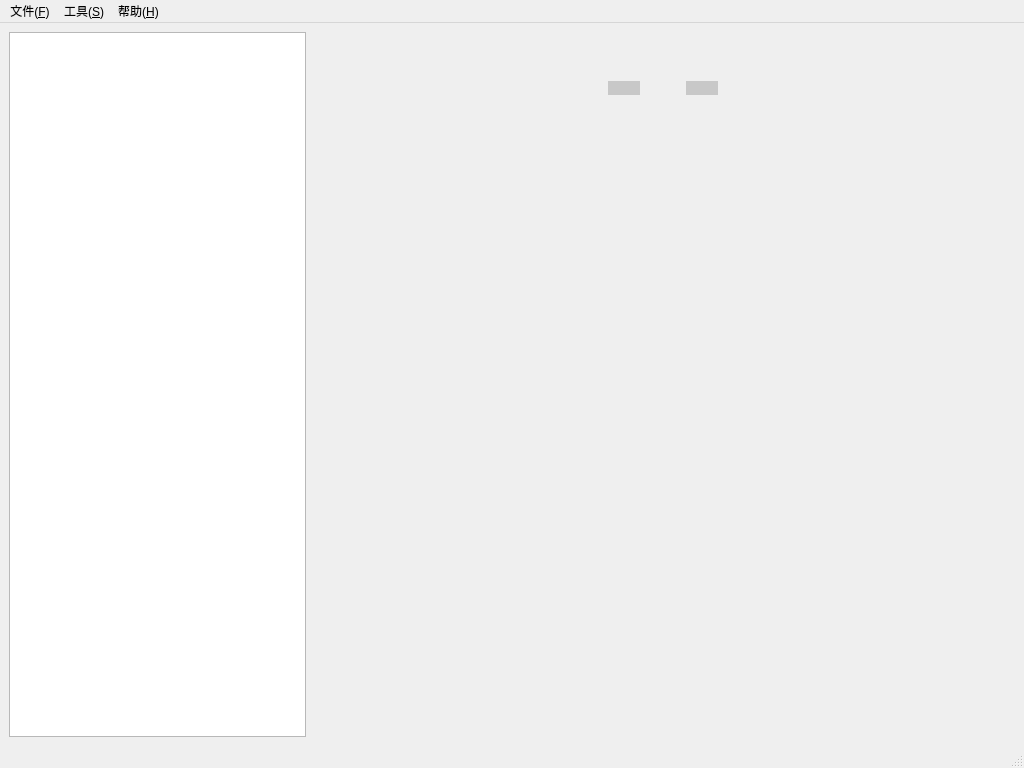
<?xml version="1.0" encoding="UTF-8"?>
<ui version="4.0">
 <class>MainWindow</class>
 <widget class="QMainWindow" name="MainWindow">
  <property name="enabled">
   <bool>true</bool>
  </property>
  <property name="geometry">
   <rect>
    <x>0</x>
    <y>0</y>
    <width>1024</width>
    <height>768</height>
   </rect>
  </property>
  <property name="sizePolicy">
   <sizepolicy hsizetype="Fixed" vsizetype="Fixed">
    <horstretch>0</horstretch>
    <verstretch>0</verstretch>
   </sizepolicy>
  </property>
  <property name="cursor">
   <cursorShape>ArrowCursor</cursorShape>
  </property>
  <property name="windowTitle">
   <string>QEMU-GUI</string>
  </property>
  <property name="toolButtonStyle">
   <enum>Qt::ToolButtonIconOnly</enum>
  </property>
  <property name="animated">
   <bool>true</bool>
  </property>
  <widget class="QWidget" name="centralwidget">
   <layout class="QGridLayout" name="gridLayout">
    <item row="1" column="1">
     <spacer name="horizontalSpacer_3">
      <property name="orientation">
       <enum>Qt::Horizontal</enum>
      </property>
      <property name="sizeHint" stdset="0">
       <size>
        <width>40</width>
        <height>20</height>
       </size>
      </property>
     </spacer>
    </item>
    <item row="0" column="2">
     <spacer name="verticalSpacer_2">
      <property name="orientation">
       <enum>Qt::Vertical</enum>
      </property>
      <property name="sizeType">
       <enum>QSizePolicy::Fixed</enum>
      </property>
      <property name="sizeHint" stdset="0">
       <size>
        <width>20</width>
        <height>40</height>
       </size>
      </property>
     </spacer>
    </item>
    <item row="2" column="2">
     <spacer name="verticalSpacer">
      <property name="orientation">
       <enum>Qt::Vertical</enum>
      </property>
      <property name="sizeType">
       <enum>QSizePolicy::MinimumExpanding</enum>
      </property>
      <property name="sizeHint" stdset="0">
       <size>
        <width>20</width>
        <height>40</height>
       </size>
      </property>
     </spacer>
    </item>
    <item row="0" column="0" rowspan="3">
     <widget class="QListView" name="listView">
      <property name="sizePolicy">
       <sizepolicy hsizetype="Expanding" vsizetype="Expanding">
        <horstretch>0</horstretch>
        <verstretch>0</verstretch>
       </sizepolicy>
      </property>
     </widget>
    </item>
    <item row="1" column="3">
     <spacer name="horizontalSpacer_4">
      <property name="orientation">
       <enum>Qt::Horizontal</enum>
      </property>
      <property name="sizeHint" stdset="0">
       <size>
        <width>40</width>
        <height>20</height>
       </size>
      </property>
     </spacer>
    </item>
    <item row="1" column="2">
     <layout class="QHBoxLayout" name="horizontalLayout">
      <item>
       <widget class="QPushButton" name="creat_button">
        <property name="enabled">
         <bool>true</bool>
        </property>
        <property name="sizePolicy">
         <sizepolicy hsizetype="Fixed" vsizetype="Fixed">
          <horstretch>0</horstretch>
          <verstretch>0</verstretch>
         </sizepolicy>
        </property>
        <property name="styleSheet">
         <string notr="true">QPushButton {
	border-radius: 10px;
    background-color: rgb(200, 200, 200);
}

QPushButton:pressed {
	background-color:rgb(180, 180, 180);
}

QPushButton:hover {
    border: 3px solid;
}</string>
        </property>
        <property name="icon">
         <iconset>
          <normaloff>../img/create.png</normaloff>../img/create.png</iconset>
        </property>
        <property name="iconSize">
         <size>
          <width>128</width>
          <height>128</height>
         </size>
        </property>
        <property name="checkable">
         <bool>false</bool>
        </property>
        <property name="checked">
         <bool>false</bool>
        </property>
        <property name="autoDefault">
         <bool>false</bool>
        </property>
       </widget>
      </item>
      <item>
       <spacer name="horizontalSpacer">
        <property name="orientation">
         <enum>Qt::Horizontal</enum>
        </property>
        <property name="sizeType">
         <enum>QSizePolicy::Fixed</enum>
        </property>
        <property name="sizeHint" stdset="0">
         <size>
          <width>40</width>
          <height>20</height>
         </size>
        </property>
       </spacer>
      </item>
      <item>
       <widget class="QPushButton" name="open_button">
        <property name="sizePolicy">
         <sizepolicy hsizetype="Fixed" vsizetype="Fixed">
          <horstretch>0</horstretch>
          <verstretch>0</verstretch>
         </sizepolicy>
        </property>
        <property name="styleSheet">
         <string notr="true">QPushButton {
	border-radius: 10px;
    background-color: rgb(200, 200, 200);
}

QPushButton:pressed {
	background-color:rgb(180, 180, 180);
}

QPushButton:hover {
    border: 3px solid;
}</string>
        </property>
        <property name="text">
         <string/>
        </property>
        <property name="icon">
         <iconset>
          <normaloff>../img/open.png</normaloff>../img/open.png</iconset>
        </property>
        <property name="iconSize">
         <size>
          <width>128</width>
          <height>128</height>
         </size>
        </property>
       </widget>
      </item>
     </layout>
    </item>
   </layout>
  </widget>
  <widget class="QMenuBar" name="menubar">
   <property name="geometry">
    <rect>
     <x>0</x>
     <y>0</y>
     <width>1024</width>
     <height>23</height>
    </rect>
   </property>
   <widget class="QMenu" name="file_menu">
    <property name="maximumSize">
     <size>
      <width>16777215</width>
      <height>16777215</height>
     </size>
    </property>
    <property name="title">
     <string>文件(&amp;F)</string>
    </property>
    <addaction name="open_menu"/>
    <addaction name="action"/>
   </widget>
   <widget class="QMenu" name="setting_menu">
    <property name="geometry">
     <rect>
      <x>602</x>
      <y>323</y>
      <width>148</width>
      <height>72</height>
     </rect>
    </property>
    <property name="title">
     <string>工具(&amp;S)</string>
    </property>
    <addaction name="create_menu"/>
   </widget>
   <widget class="QMenu" name="help_menu">
    <property name="title">
     <string>帮助(&amp;H)</string>
    </property>
    <addaction name="about_menu"/>
   </widget>
   <addaction name="file_menu"/>
   <addaction name="setting_menu"/>
   <addaction name="help_menu"/>
  </widget>
  <widget class="QStatusBar" name="statusbar"/>
  <action name="action114">
   <property name="text">
    <string>114</string>
   </property>
  </action>
  <action name="create_menu">
   <property name="text">
    <string>新建虚拟硬盘(&amp;C)</string>
   </property>
  </action>
  <action name="open_menu">
   <property name="text">
    <string>打开(&amp;O)</string>
   </property>
  </action>
  <action name="about_menu">
   <property name="icon">
    <iconset>
     <normaloff>../img/logo128.png</normaloff>../img/logo128.png</iconset>
   </property>
   <property name="text">
    <string>关于 QEMU-GUI(&amp;A)</string>
   </property>
  </action>
  <action name="action">
   <property name="text">
    <string>新建(&amp;C)</string>
   </property>
  </action>
 </widget>
 <resources/>
 <connections/>
</ui>
